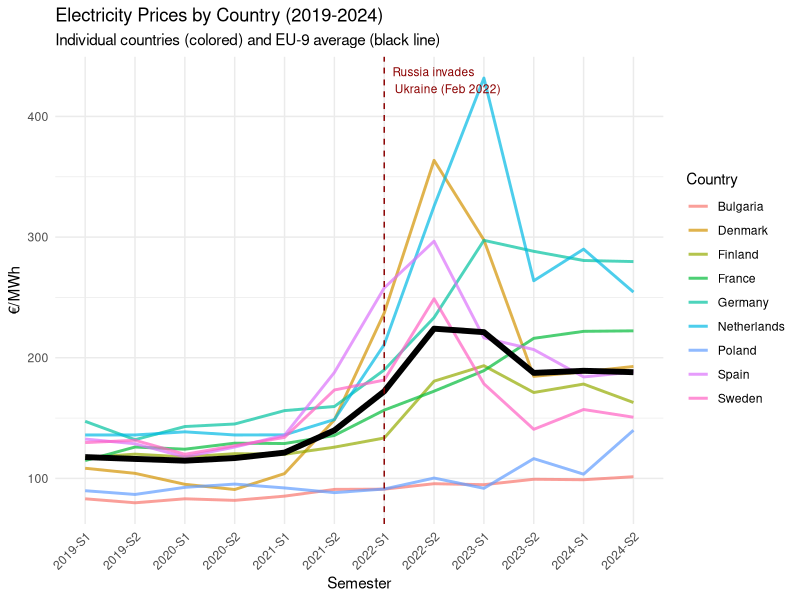

R code for this plot:
## ---- chunk 1

library(knitr)
library(readr)



electricity_data <- read_csv2("cleaned_data/Energypricescleaned.csv")


electricity_info <- data.frame(
  Attribute = c("Dataset", "Number of Rows", "Number of Columns", "Column Names"),
  Value = c(
    "Energypricescleaned.csv",
    nrow(electricity_data),
    ncol(electricity_data),
    paste(colnames(electricity_data), collapse = ", ")
  )
)

kable(electricity_info, 
      caption = "Basic Information: Cleaned Electricity Prices Dataset",
      col.names = c("Attribute", "Value"))
## ---- chunk 2
library(readr)
library(knitr)

gas_data <- read_csv2("cleaned_data/Gaspricescleaned.csv")

gas_info <- data.frame( Attribute = c("Dataset", "Number of Rows", "Number of Columns", "Column Names"),Value = c("Gaspricescleaned.csv",
    nrow(gas_data),
    ncol(gas_data),
    paste(colnames(gas_data), collapse = ", ")))

kable(gas_info, 
      caption = "Basic Information: Cleaned Gas Prices Dataset",
      col.names = c("Attribute", "Value"))
## ---- chunk 3

library(readr)

Importations <- read_csv2("cleaned_data/Total_import.csv")

Importations_info <- data.frame(
  col1 = c("Nom", "Number of rows", "Number of columns", "Unit"), 
  col2 = c("Gas Importations", nrow(Importations), ncol(Importations), "Million of cubic meters")
)
names(Importations_info) <- c("", "")

kable(Importations_info)
## ---- chunk 4

library(readr)

Elec_prod <- read_csv2("cleaned_data/all_sources.csv")

Elec_prod_info <- data.frame(
  col1 = c("Nom", "Number of rows", "Number of columns", "Unit"), 
  col2 = c("Electricity generation by source", nrow(Elec_prod), ncol(Elec_prod), "Gigawatts per hour")
)

names(Elec_prod_info) <- c("", "")

kable(Elec_prod_info)
## ---- chunk 5
library(readr)

all_sources <- read_csv("cleaned_data/all_sources.csv")

sources_list <- split(all_sources, all_sources$Country)

France_elec_prod <- sources_list$France

France_elec_prod_info <- data.frame(
  col1 = c("Nom", "Number of rows", "Number of columns", "Unit"), 
  col2 = c("Electricity generation by source for France", nrow(France_elec_prod), ncol(France_elec_prod), "Gigawatts per hour")
)

names(France_elec_prod_info) <- c("", "")

kable(France_elec_prod_info)


## ---- chunk 6

library(tidyverse)
library(readr)

electricity_prices <- read_csv2("cleaned_data/Energypricescleaned.csv")


elec_long <- electricity_prices %>%
  filter(!is.na(Country), Country != "GEO (Labels)") %>%
  pivot_longer(cols = -Country, names_to = "Period", values_to = "Price") %>%
  filter(!is.na(Price)) %>%
  mutate(Price = as.numeric(Price))

# Calcule la moyenne EU-9
elec_avg <- elec_long %>%
  group_by(Period) %>%
  summarise(Price = mean(Price, na.rm = TRUE)) %>%
  mutate(Country = "EU-9 Average")


elec_all <- bind_rows(elec_long, elec_avg)

# Crée le graphique
ggplot(elec_all, aes(x = Period, y = Price, color = Country, group = Country)) +

  geom_line(data = filter(elec_all, Country != "EU-9 Average"), 
            size = 1, alpha = 0.7) +

  geom_line(data = filter(elec_all, Country == "EU-9 Average"), 
            size = 2, color = "black") +
  
  geom_vline(xintercept = 7, linetype = "dashed", color = "darkred") +
  annotate("text", x = 7, y = 430, 
           label = "Russia invades\nUkraine (Feb 2022)", 
           color = "darkred", size = 3, hjust = -0.1) +
  labs(title = "Electricity Prices by Country (2019-2024)",
       subtitle = "Individual countries (colored) and EU-9 average (black line)",
       x = "Semester", 
       y = "€/MWh") +
  theme_minimal() +
  theme(axis.text.x = element_text(angle = 45, hjust = 1),
        legend.position = "right")
